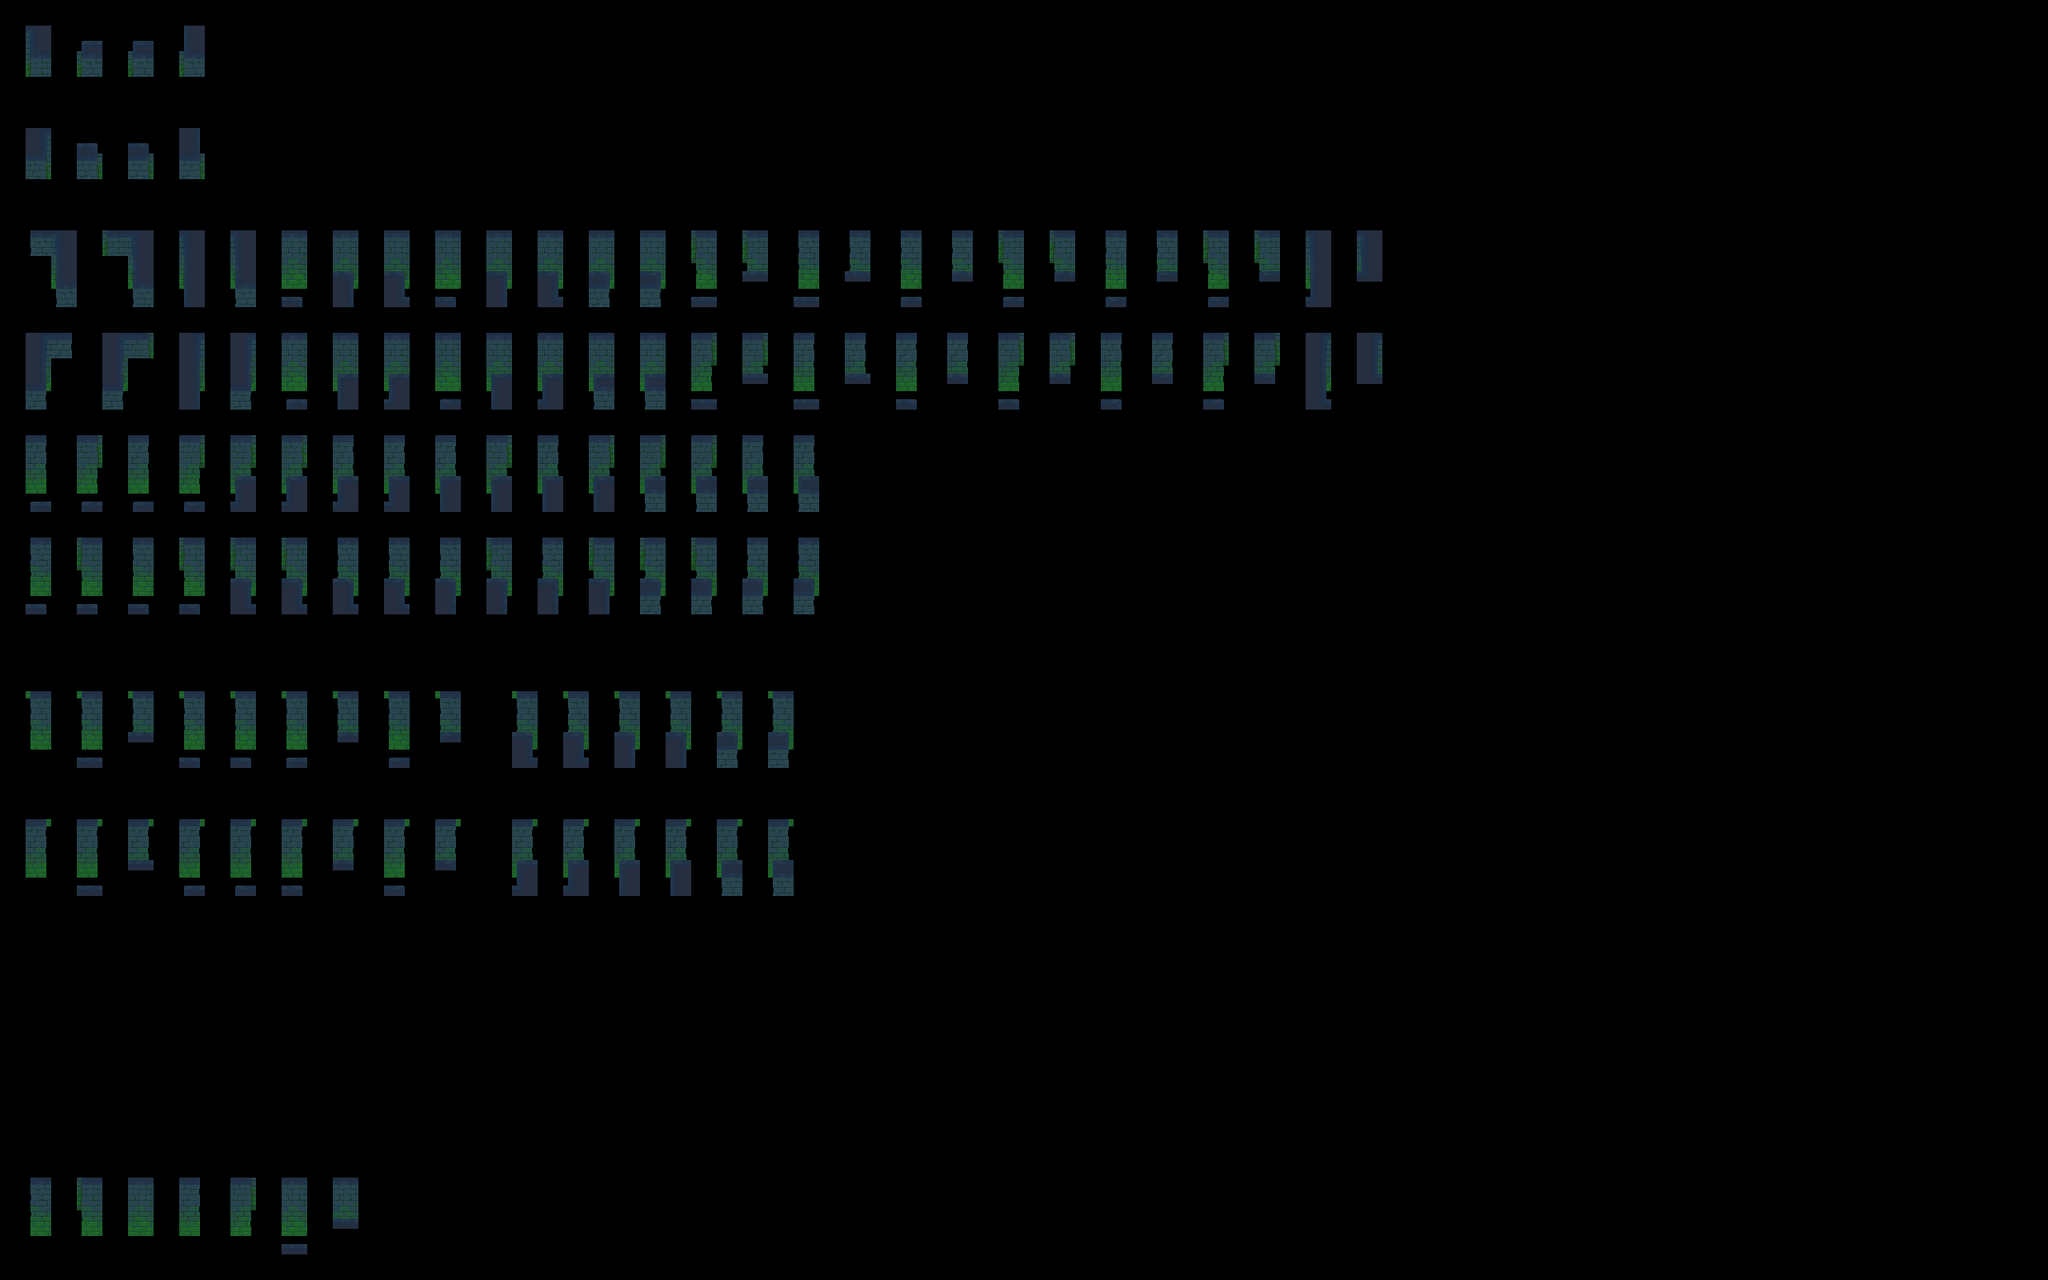

A level layout from a 2D game, rendered from its tile map. Below: a short description, then the map file with tile-grid data replaced by summaries:
An orthogonal 80x50 tile map with 32x32 px tiles, 2 tile layers (input_wall-2, output_wall-2), 2 hidden layers not drawn.

<map version="1.5" tiledversion="1.7.2" orientation="orthogonal" renderorder="right-down" width="80" height="50" tilewidth="32" tileheight="32" infinite="0" nextlayerid="5" nextobjectid="1">
 <tileset firstgid="1" source="Sewers-Tileset-wall-2-water.tsx" />
 <layer id="1" name="regions_input" width="80" height="50" visible="0">
  <data>[4000 cells, 354 non-empty, 1 distinct tile ids]</data>
 </layer>
 <layer id="2" name="input_wall-2" width="80" height="50">
  <properties>
   <property name="StrictEmpty" type="bool" value="true" />
  </properties>
  <data>[4000 cells, 313 non-empty, 18 distinct tile ids]</data>
 </layer>
 <layer id="3" name="regions_output" width="80" height="50" visible="0">
  <data>[4000 cells, 229 non-empty, 1 distinct tile ids]</data>
 </layer>
 <layer id="4" name="output_wall-2" width="80" height="50">
  <data>[4000 cells, 229 non-empty, 72 distinct tile ids]</data>
 </layer>
</map>
